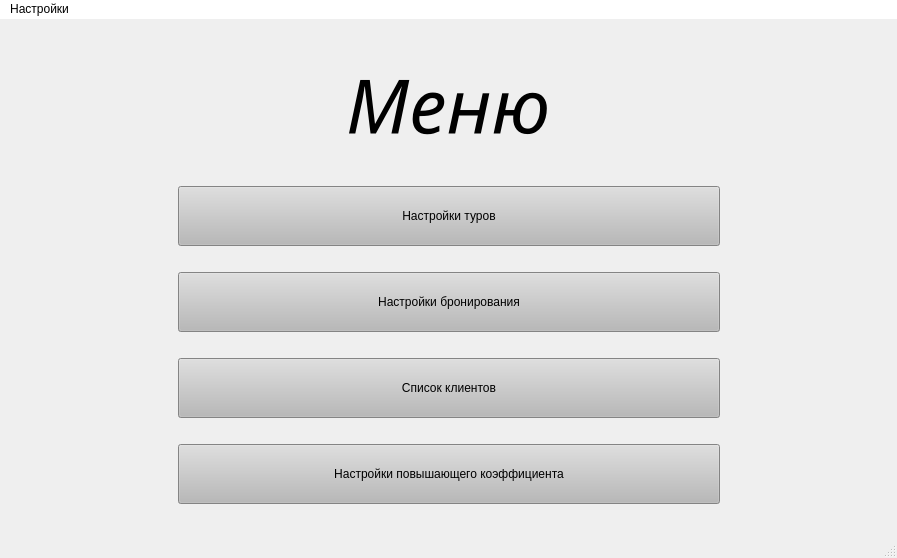
<?xml version="1.0" encoding="UTF-8"?>
<ui version="4.0">
 <class>menu</class>
 <widget class="QMainWindow" name="menu">
  <property name="geometry">
   <rect>
    <x>0</x>
    <y>0</y>
    <width>897</width>
    <height>558</height>
   </rect>
  </property>
  <property name="windowTitle">
   <string>Menu</string>
  </property>
  <widget class="QWidget" name="centralwidget">
   <layout class="QGridLayout" name="gridLayout" rowstretch="0,0,0,0,0,0,0" columnstretch="0,0,0,0,0">
    <item row="0" column="0">
     <widget class="QLabel" name="label_5">
      <property name="text">
       <string/>
      </property>
     </widget>
    </item>
    <item row="2" column="1" colspan="3">
     <widget class="QPushButton" name="booking">
      <property name="minimumSize">
       <size>
        <width>0</width>
        <height>60</height>
       </size>
      </property>
      <property name="styleSheet">
       <string notr="true">background-color: rgb(185, 185, 185);</string>
      </property>
      <property name="text">
       <string>Настройки бронирования</string>
      </property>
     </widget>
    </item>
    <item row="0" column="1">
     <widget class="QLabel" name="label_2">
      <property name="text">
       <string> </string>
      </property>
     </widget>
    </item>
    <item row="0" column="4">
     <widget class="QLabel" name="label_4">
      <property name="text">
       <string/>
      </property>
     </widget>
    </item>
    <item row="0" column="3">
     <widget class="QLabel" name="label_3">
      <property name="text">
       <string/>
      </property>
     </widget>
    </item>
    <item row="1" column="1" colspan="3">
     <widget class="QPushButton" name="tours">
      <property name="minimumSize">
       <size>
        <width>0</width>
        <height>60</height>
       </size>
      </property>
      <property name="styleSheet">
       <string notr="true">background-color: rgb(185, 185, 185)</string>
      </property>
      <property name="text">
       <string>Настройки туров</string>
      </property>
     </widget>
    </item>
    <item row="6" column="1" colspan="3">
     <widget class="QPushButton" name="coefficient">
      <property name="minimumSize">
       <size>
        <width>0</width>
        <height>60</height>
       </size>
      </property>
      <property name="styleSheet">
       <string notr="true">background-color: rgb(185, 185, 185);</string>
      </property>
      <property name="text">
       <string>Настройки повышающего коэффициента</string>
      </property>
     </widget>
    </item>
    <item row="3" column="1" colspan="3">
     <widget class="QPushButton" name="client">
      <property name="minimumSize">
       <size>
        <width>0</width>
        <height>60</height>
       </size>
      </property>
      <property name="styleSheet">
       <string notr="true">background-color: rgb(185, 185, 185);</string>
      </property>
      <property name="text">
       <string>Список клиентов</string>
      </property>
     </widget>
    </item>
    <item row="0" column="2">
     <widget class="QLabel" name="label">
      <property name="maximumSize">
       <size>
        <width>214</width>
        <height>112</height>
       </size>
      </property>
      <property name="font">
       <font>
        <family>Monotype Corsiva</family>
        <pointsize>56</pointsize>
        <italic>true</italic>
       </font>
      </property>
      <property name="text">
       <string>Меню</string>
      </property>
     </widget>
    </item>
   </layout>
  </widget>
  <widget class="QMenuBar" name="menubar">
   <property name="geometry">
    <rect>
     <x>0</x>
     <y>0</y>
     <width>897</width>
     <height>26</height>
    </rect>
   </property>
   <property name="styleSheet">
    <string notr="true">background-color: white;
color: black;
</string>
   </property>
   <widget class="QMenu" name="menu_2">
    <property name="title">
     <string>Настройки</string>
    </property>
    <addaction name="changeColorBackground"/>
    <addaction name="changeColorSymbols"/>
    <addaction name="action"/>
    <addaction name="exit"/>
   </widget>
   <addaction name="menu_2"/>
  </widget>
  <widget class="QStatusBar" name="statusbar"/>
  <action name="changeColorBackground">
   <property name="icon">
    <iconset resource="resources.qrc">
     <normaloff>:/files/paint</normaloff>:/files/paint</iconset>
   </property>
   <property name="text">
    <string>Изменить цвет фона</string>
   </property>
  </action>
  <action name="exit">
   <property name="icon">
    <iconset resource="resources.qrc">
     <normaloff>:/files/exit</normaloff>:/files/exit</iconset>
   </property>
   <property name="text">
    <string>Выйти</string>
   </property>
  </action>
  <action name="changeColorSymbols">
   <property name="icon">
    <iconset resource="resources.qrc">
     <normaloff>:/files/symbolA</normaloff>:/files/symbolA</iconset>
   </property>
   <property name="text">
    <string>Изменить цвет символов</string>
   </property>
  </action>
  <action name="action">
   <property name="icon">
    <iconset resource="resources.qrc">
     <normaloff>:/files/button</normaloff>:/files/button</iconset>
   </property>
   <property name="text">
    <string>Изменить цвет кнопок</string>
   </property>
  </action>
 </widget>
 <resources>
  <include location="resources.qrc"/>
 </resources>
 <connections/>
</ui>
